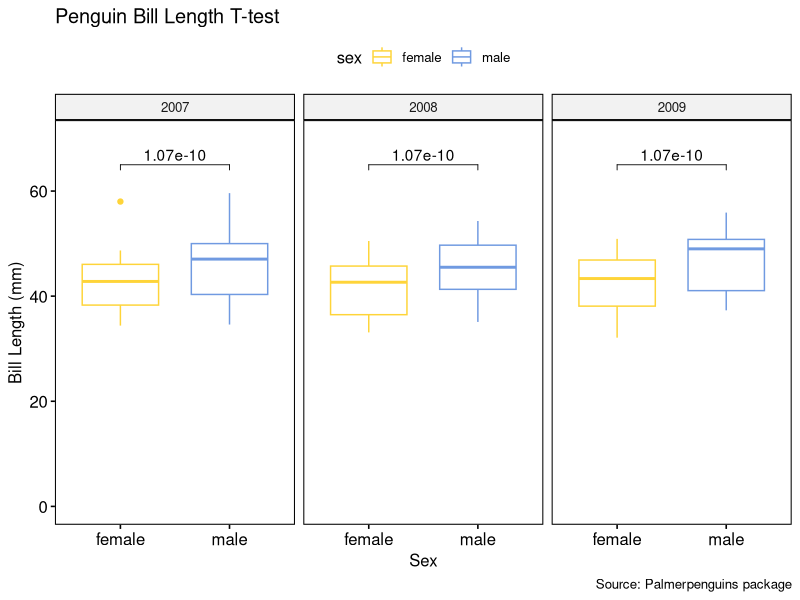
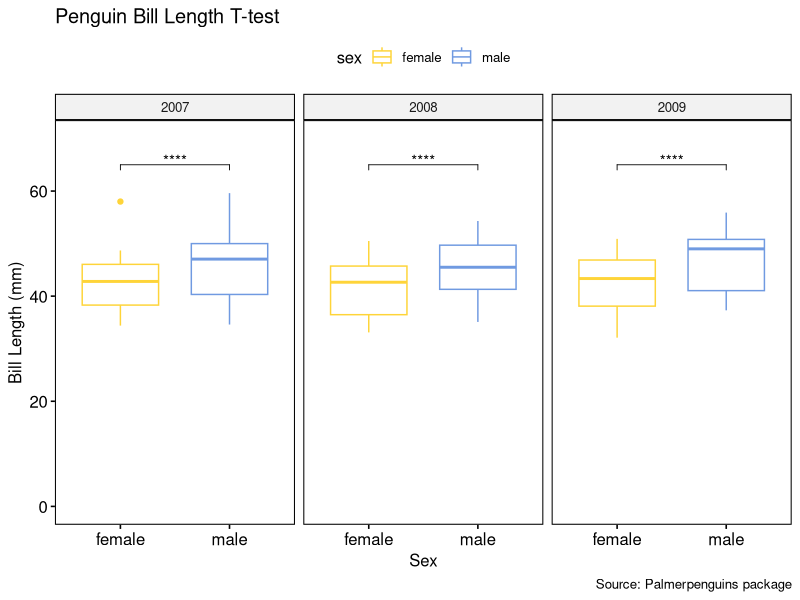
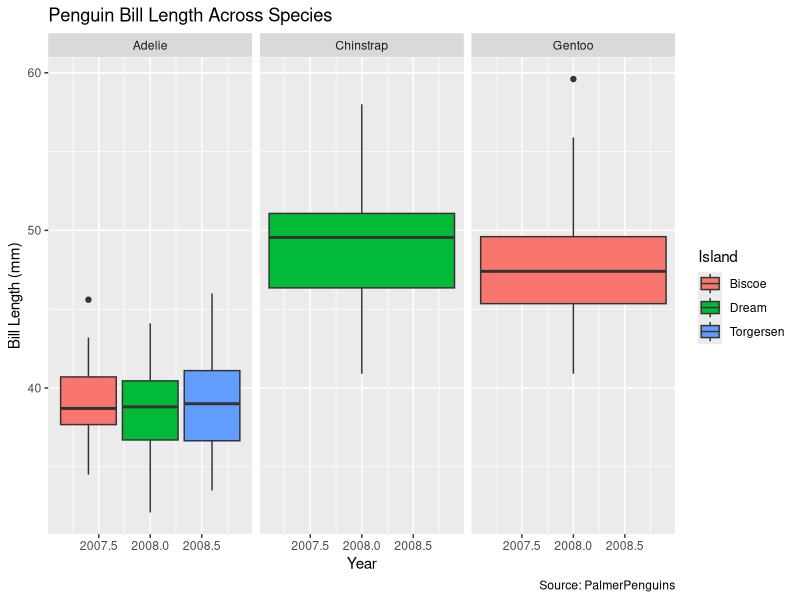

These charts were generated, in order, by the following R code:
## ---- chunk 1
knitr::opts_chunk$set(echo = TRUE, message = FALSE, warning = FALSE, fig.path = "../Output/")
## ---- chunk 2
library(tidyverse)
library(rstatix)
library(here)
library(ggplot2)
library(palmerpenguins)
library(ggpubr)
## ---- chunk 3
#Full summary statistics
fullsum_penguins <- penguins %>% 
  get_summary_stats(year)
fullsum_penguins

#Grouped data summary statistics ; showing only common summary
groupsum_penguins <- penguins %>% 
  group_by(bill_length_mm, bill_depth_mm) %>% 
  get_summary_stats(year, type = "common")
groupsum_penguins

#Robust summary statistics
robustsum_penguins <- penguins %>% 
  get_summary_stats(year, type = "robust")
robustsum_penguins
#Summary statistics of only the mean and sd
meansdsum_penguins <- penguins %>% 
  get_summary_stats(year, type = "mean_sd")
meansdsum_penguins
## ---- chunk 4
#Outlier of palmer penguin data for bill length (mm) 
outliers1 <- penguins %>%
  group_by(species)%>%
  identify_outliers(bill_length_mm)
view(outliers1)

#Outlier of palmer penguin data for bill depth (mm)
outliers2 <- penguins %>%
  group_by(species)%>%
  identify_outliers(bill_depth_mm)
view(outliers2)
## ---- chunk 5
#Shapiro test function
normality <- penguins %>%
  group_by(species) %>%
  shapiro_test(bill_length_mm, bill_depth_mm, body_mass_g, flipper_length_mm)
view(normality)

## ---- chunk 6
## one-sample t-test
t_test1 <- penguins %>% 
  t_test(bill_length_mm ~ 1, mu = 0)
view(t_test1)

## two-samples paired t_test
t_test2 <- penguins %>% 
  t_test(bill_length_mm ~ sex) 
view(t_test2)

## How would you compute an unpaired t-test? Discuss with your neighbor
## ---- chunk 7
## First we need to install load the ggpubr package
## Next step is to remove any unwanted NAs from data and plot, so we need to have a clean data set
penguins_clean1 <- penguins %>% 
  drop_na(sex)  ### dropping NAs from the sex column ###
view(penguins_clean1)

## t-test plot with brackets
ggboxplot(penguins_clean1, x = "sex", y = "bill_length_mm", 
          color = "sex", palette = "simpsons", 
          facet.by = "year", ylim = c(0,70)) +
  stat_pvalue_manual(t_test2, label = "p", y.position = 65) + 
  labs(title = "Penguin Bill Length T-test", 
       x = "Sex", y = "Bill Length (mm)", 
       caption = "Source: Palmerpenguins package")
  ### to remove brackets, use "remove.bracket = TRUE" within the stat_pvalue_manual function
## ---- chunk 8
## t-test plot that shows significance 
ggboxplot(penguins_clean1, x = "sex", y = "bill_length_mm", 
          color = "sex", palette = "simpsons", 
          facet.by = "year", ylim = c(0,70)) +
  stat_pvalue_manual(t_test2, label = "p.adj.signif", y.position = 65) +
  labs(title = "Penguin Bill Length T-test", 
       x = "Sex", y = "Bill Length (mm)", 
       caption = "Source: Palmerpenguins package")
  ### changes label from "p" to "p.adj.signif" ###
## ---- chunk 9
penguin_clean <- penguins %>% 
  drop_na()

#t-test effect size for one sample
effect_one <- penguins %>% 
  cohens_d(bill_length_mm ~ 1, mu = 0)
effect_one

#T-test effect size for two independent samples
effect_two <-penguin_clean %>% 
  cohens_d(bill_length_mm ~ sex, var.equal = TRUE) 
effect_two
## ---- chunk 10
#for ANOVA testing, it is best to not have any NAs in the data
penguins_clean <- penguins %>%
  drop_na() 

#one-way ANOVA
#variable: bill length
#can get anova table in the console by using get_anova_table
#objecting the test helps to open the anova table in a new tab
one_way_pens <-penguins_clean %>%
  anova_test(year ~ bill_length_mm)
get_anova_table(one_way_pens, correction = "none")


#grouped one-way ANOVA
#grouping by species
group_anova <- penguins_clean %>%
  group_by(species) %>%
  anova_test(year ~ bill_length_mm)
get_anova_table(group_anova)


#two-way ANOVA
#two variables: bill length and depth
two_way_pens <- penguins_clean %>%
  anova_test(year ~ bill_length_mm*bill_depth_mm)
get_anova_table(two_way_pens, correction = "none")


#grouped two-way ANOVA
group_twopens <- penguins_clean %>%
  group_by(species) %>%
  anova_test(year ~ bill_length_mm*bill_depth_mm)
get_anova_table(group_twopens)
## ---- chunk 11
ggplot() +
  geom_boxplot(penguins_clean, mapping = aes(x = year, y = bill_length_mm, fill = island )) +
  facet_wrap(~species) +
  labs(title = "Penguin Bill Length Across Species",
       x = "Year",
       y = "Bill Length (mm)",
       fill = "Island",
       caption = "Source: PalmerPenguins") 
